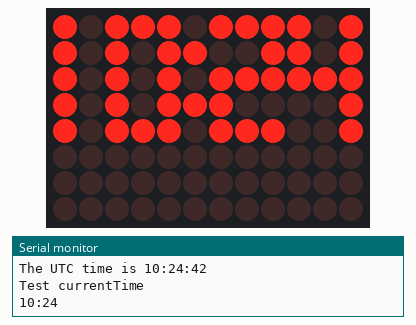
Simulated run of this sketch. Board: Arduino Uno R4 WiFi. Shown: 12×8 LED matrix, the last lines printed to the serial monitor. WiFi joins after 1.5 s; servers stay silent unless stated; not simulated (calls return 0 or success): arduino_secrets.h.

Above: at 12.6 s.
At 67.6 s:
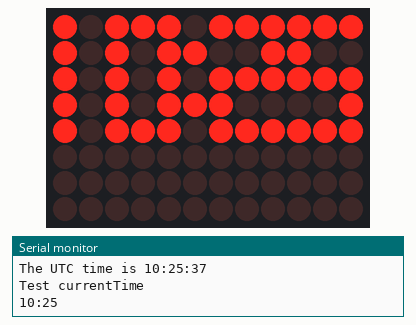
At 122.6 s:
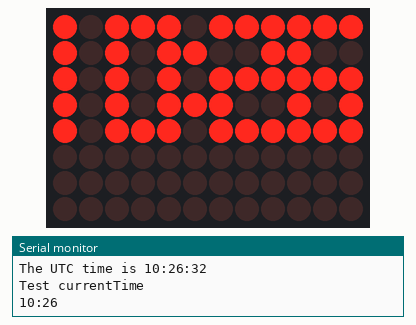

The sketch:

sketch_jul16b.ino
```cpp
#include <WiFiS3.h>
#include "numbers.h"
#include "Arduino_LED_Matrix.h"

ArduinoLEDMatrix matrix;

int status = WL_IDLE_STATUS;
#include "arduino_secrets.h"
///////please enter your sensitive data in the Secret tab/arduino_secrets.h
char ssid[] = SECRET_SSID;        // your network SSID (name)
char pass[] = SECRET_PASS;    // your network password (use for WPA, or use as key for WEP)
int keyIndex = 0;            // your network key index number (needed only for WEP)

unsigned int localPort = 2390;      // local port to listen for UDP packets

IPAddress timeServer(129, 6, 15, 28); // pool.ntp.org NTP server

const int NTP_PACKET_SIZE = 48; // NTP timestamp is in the first 48 bytes of the message

byte packetBuffer[NTP_PACKET_SIZE]; //buffer to hold incoming and outgoing packets

// A UDP instance to let us send and receive packets over UDP
WiFiUDP Udp;
Numbers numbers;

void setup() {
  // Open serial communications and wait for port to open:
  Serial.begin(9600);
  matrix.begin();
  while (!Serial) {
    ; // wait for serial port to connect. Needed for native USB port only
  }

  // check for the WiFi module:
  if (WiFi.status() == WL_NO_MODULE) {
    Serial.println("Communication with WiFi module failed!");
    // don't continue
    while (true);
  }

  String fv = WiFi.firmwareVersion();
  if (fv < WIFI_FIRMWARE_LATEST_VERSION) {
    Serial.println("Please upgrade the firmware");
  }

  // attempt to connect to WiFi network:
  while (status != WL_CONNECTED) {
    Serial.print("Attempting to connect to SSID: ");
    Serial.println(ssid);
    // Connect to WPA/WPA2 network. Change this line if using open or WEP network:
    status = WiFi.begin(ssid, pass);

    // wait 10 seconds for connection:
    delay(10000);
  }

  Serial.println("Connected to WiFi");
  printWifiStatus();

  Serial.println("\nStarting connection to server...");
  Udp.begin(localPort);
}

int currentTime[4];

void loop() {

  getTime(currentTime);
  numbers.drawNumber(currentTime[0], 0);
  numbers.drawNumber(currentTime[1], 1);
  numbers.colon();
  numbers.drawNumber(currentTime[2], 2);
  numbers.drawNumber(currentTime[3], 3);
  matrix.renderBitmap(numbers.frame,8,12);
  Serial.println("Test currentTime");
  Serial.print(currentTime[0]);
  Serial.print(currentTime[1]);
  Serial.print(":");
  Serial.print(currentTime[2]);
  Serial.print(currentTime[3]);
  Serial.println("");
  delay(10000);
  numbers.clearFrame();
  matrix.renderBitmap(numbers.frame, 8, 12);
  Serial.println("Cleared frame");

}

void getTime(int* time) {
  sendNTPpacket(timeServer); // send an NTP packet to a time server
  // wait to see if a reply is available
  delay(1000);
  if (Udp.parsePacket()) {
    Serial.println("packet received");
    // We've received a packet, read the data from it
    Udp.read(packetBuffer, NTP_PACKET_SIZE); // read the packet into the buffer

    //the timestamp starts at byte 40 of the received packet and is four bytes,
    // or two words, long. First, extract the two words:

    unsigned long highWord = word(packetBuffer[40], packetBuffer[41]);
    unsigned long lowWord = word(packetBuffer[42], packetBuffer[43]);
    // combine the four bytes (two words) into a long integer
    // this is NTP time (seconds since Jan 1 1900):
    unsigned long secsSince1900 = highWord << 16 | lowWord;
    Serial.print("Seconds since Jan 1 1900 = ");
    Serial.println(secsSince1900);

    // now convert NTP time into everyday time:
    Serial.print("Unix time = ");
    // Unix time starts on Jan 1 1970. In seconds, that's 2208988800:
    const unsigned long seventyYears = 2208988800UL;
    // subtract seventy years:
    unsigned long epoch = secsSince1900 - seventyYears;
    // print Unix time:
    Serial.println(epoch);
    // char time[4];
    time[0] = (((epoch % 86400L) / 3600) / 10);
    time[1] = (((epoch % 86400L) / 3600) % 10);
    if ((((epoch % 86400L) / 3600) % 12) == 0) {
      time[0] = 1;
      time[1] = 2;
    }
    if (((epoch % 3600) / 60) < 10) {
      // In the first 10 minutes of each hour, we'll want a leading '0'
      time[2] = 0;
    }
    else {
      time[2] = (((epoch  % 3600) / 60) / 10);
    }
    time[3] = (((epoch  % 3600) / 60) % 10);

    // print the hour, minute and second:
    Serial.print("The UTC time is ");       // UTC is the time at Greenwich Meridian (GMT)
    Serial.print((epoch  % 86400L) / 3600); // print the hour (86400 equals secs per day)
    Serial.print(':');
    if (((epoch % 3600) / 60) < 10) {
      // In the first 10 minutes of each hour, we'll want a leading '0'
      Serial.print('0');
    }
    Serial.print((epoch  % 3600) / 60); // print the minute (3600 equals secs per minute)
    Serial.print(':');
    if ((epoch % 60) < 10) {
      // In the first 10 seconds of each minute, we'll want a leading '0'
      Serial.print('0');
    }
    Serial.println(epoch % 60); // print the second
  }
  // wait ten seconds before asking for the time again
  // delay(10000);
}

// send an NTP request to the time server at the given address
unsigned long sendNTPpacket(IPAddress& address) {
  //Serial.println("1");
  // set all bytes in the buffer to 0
  memset(packetBuffer, 0, NTP_PACKET_SIZE);
  // Initialize values needed to form NTP request
  // (see URL above for details on the packets)
  //Serial.println("2");
  packetBuffer[0] = 0b11100011;   // LI, Version, Mode
  packetBuffer[1] = 0;     // Stratum, or type of clock
  packetBuffer[2] = 6;     // Polling Interval
  packetBuffer[3] = 0xEC;  // Peer Clock Precision
  // 8 bytes of zero for Root Delay & Root Dispersion
  packetBuffer[12]  = 49;
  packetBuffer[13]  = 0x4E;
  packetBuffer[14]  = 49;
  packetBuffer[15]  = 52;

  //Serial.println("3");

  // all NTP fields have been given values, now
  // you can send a packet requesting a timestamp:
  Udp.beginPacket(address, 123); //NTP requests are to port 123
  //Serial.println("4");
  Udp.write(packetBuffer, NTP_PACKET_SIZE);
  //Serial.println("5");
  Udp.endPacket();
  //Serial.println("6");
}


void printWifiStatus() {
  // print the SSID of the network you're attached to:
  Serial.print("SSID: ");
  Serial.println(WiFi.SSID());

  // print your board's IP address:
  IPAddress ip = WiFi.localIP();
  Serial.print("IP Address: ");
  Serial.println(ip);

  // print the received signal strength:
  long rssi = WiFi.RSSI();
  Serial.print("signal strength (RSSI):");
  Serial.print(rssi);
  Serial.println(" dBm");
}
```

numbers.cpp
```cpp
#include "numbers.h"

Numbers::Numbers() {
    // Initialize the frame with zeros
    uint8_t frame[8][12] = {
        { 0, 0, 0, 0, 0, 0, 0, 0, 0, 0, 0, 0 },
        { 0, 0, 0, 0, 0, 0, 0, 0, 0, 0, 0, 0 },
        { 0, 0, 0, 0, 0, 0, 0, 0, 0, 0, 0, 0 },
        { 0, 0, 0, 0, 0, 0, 0, 0, 0, 0, 0, 0 },
        { 0, 0, 0, 0, 0, 0, 0, 0, 0, 0, 0, 0 },
        { 0, 0, 0, 0, 0, 0, 0, 0, 0, 0, 0, 0 },
        { 0, 0, 0, 0, 0, 0, 0, 0, 0, 0, 0, 0 },
        { 0, 0, 0, 0, 0, 0, 0, 0, 0, 0, 0, 0 }
        };
}

void Numbers::drawNumber(int number, int pos) {
    // Draw the number on the frame at the specified position
    if (pos == 0 && number != 1) {
        return; // only draw '1' at position 0
    }
    switch (number) {
        case 0: this->zero(pos); break;
        case 1: this->one(pos); break;
        case 2: this->two(pos); break;
        case 3: this->three(pos); break;
        case 4: this->four(pos); break;
        case 5: this->five(pos); break;
        case 6: this->six(pos); break;
        case 7: this->seven(pos); break;
        case 8: this->eight(pos); break;
        case 9: this->nine(pos); break;
        default: this->clearFrame(); break; // Clear frame if number is invalid
    }
}

void Numbers::clearFrame() {
    // Clear the frame
    for (int i = 0; i < 8; i++) {
        for (int j = 0; j < 12; j++) {
            frame[i][j] = 0;
        }
    }
}

void Numbers::colon() {
  frame[1][5] = 1;
  frame[3][5] = 1;
}

int Numbers::getOffset(int pos) {
  if (pos == 0) {
    return 0;
  }
  if (pos == 1) {
    return 2;
  }
  if (pos == 2) {
    return 6;
  }
  if (pos == 3) {
    return 9;
  }
  return 0; // Default case, should not happen
}

void Numbers::zero(int pos) {
  int start = getOffset(pos);

  frame[0][0 + start] = 1;
  frame[0][1 + start] = 1;
  frame[0][2 + start] = 1;

  frame[1][0 + start] = 1;
  frame[1][2 + start] = 1;

  frame[2][0 + start] = 1;
  frame[2][2 + start] = 1;

  frame[3][0 + start] = 1;
  frame[3][2 + start] = 1;

  frame[4][0 + start] = 1;
  frame[4][1 + start] = 1;
  frame[4][2 + start] = 1;
}

void Numbers::one(int pos) {
  int start = getOffset(pos);

  frame[0][0 + start] = 1;
  frame[1][0 + start] = 1;
  frame[2][0 + start] = 1;
  frame[3][0 + start] = 1;
  frame[4][0 + start] = 1;
}

void Numbers::two(int pos) {
  int start = getOffset(pos);

  frame[0][0 + start] = 1;
  frame[0][1 + start] = 1;
  frame[0][2 + start] = 1;

  frame[1][2 + start] = 1;

  frame[2][0 + start] = 1;
  frame[2][1 + start] = 1;
  frame[2][2 + start] = 1;

  frame[3][0 + start] = 1;

  frame[4][0 + start] = 1;
  frame[4][1 + start] = 1;
  frame[4][2 + start] = 1;
}

void Numbers::three(int pos) {
  int start = getOffset(pos);

  frame[0][0 + start] = 1;
  frame[0][1 + start] = 1;
  frame[0][2 + start] = 1;

  frame[1][2 + start] = 1;

  frame[2][1 + start] = 1;
  frame[2][2 + start] = 1;

  frame[3][2 + start] = 1;

  frame[4][0 + start] = 1;
  frame[4][1 + start] = 1;
  frame[4][2 + start] = 1;
}

void Numbers::four(int pos) {
  int start = getOffset(pos);

  frame[0][0 + start] = 1;
  frame[0][2 + start] = 1;

  frame[1][0 + start] = 1;
  frame[1][2 + start] = 1;

  frame[2][0 + start] = 1;
  frame[2][1 + start] = 1;
  frame[2][2 + start] = 1;

  frame[3][2 + start] = 1;

  frame[4][2 + start] = 1;
}

void Numbers::five(int pos) {
  int start = getOffset(pos);

  frame[0][0 + start] = 1;
  frame[0][1 + start] = 1;
  frame[0][2 + start] = 1;

  frame[1][0 + start] = 1;

  frame[2][0 + start] = 1;
  frame[2][1 + start] = 1;
  frame[2][2 + start] = 1;

  frame[3][2 + start] = 1;

  frame[4][0 + start] = 1;
  frame[4][1 + start] = 1;
  frame[4][2 + start] = 1;
}

void Numbers::six(int pos) {
  int start = getOffset(pos);

  frame[0][0 + start] = 1;
  frame[0][1 + start] = 1;
  frame[0][2 + start] = 1;

  frame[1][0 + start] = 1;

  frame[2][0 + start] = 1;
  frame[2][1 + start] = 1;
  frame[2][2 + start] = 1;

  frame[3][0 + start] = 1;
  frame[3][2 + start] = 1;

  frame[4][0 + start] = 1;
  frame[4][1 + start] = 1;
  frame[4][2 + start] = 1;
}

void Numbers::seven(int pos) {
  int start = getOffset(pos);

  frame[0][0 + start] = 1;
  frame[0][1 + start] = 1;
  frame[0][2 + start] = 1;

  frame[1][2 + start] = 1;

  frame[2][1 + start] = 1;

  frame[3][0 + start] = 1;

  frame[4][0 + start] = 1;
}

void Numbers::eight(int pos) {
  int start = getOffset(pos);

  frame[0][0 + start] = 1;
  frame[0][1 + start] = 1;
  frame[0][2 + start] = 1;

  frame[1][0 + start] = 1;
  frame[1][2 + start] = 1;

  frame[2][0 + start] = 1;
  frame[2][1 + start] = 1;
  frame[2][2 + start] = 1;

  frame[3][0 + start] = 1;
  frame[3][2 + start] = 1;

  frame[4][0 + start] = 1;
  frame[4][1 + start] = 1;
  frame[4][2 + start] = 1;
}

void Numbers::nine(int pos) {
  int start = getOffset(pos);

  frame[0][0 + start] = 1;
  frame[0][1 + start] = 1;
  frame[0][2 + start] = 1;

  frame[1][0 + start] = 1;
  frame[1][2 + start] = 1;

  frame[2][0 + start] = 1;
  frame[2][1 + start] = 1;
  frame[2][2 + start] = 1;

  frame[3][2 + start] = 1;

  frame[4][0 + start] = 1;
  frame[4][1 + start] = 1;
  frame[4][2 + start] = 1;
}
```

numbers.h
```cpp
#ifndef numbers_h
#define numbers_h

#include <stdint.h>


class Numbers {
public:
    Numbers();
    uint8_t frame[8][12];
    void drawNumber(int number, int pos);
    void clearFrame();
    void colon();
    int getOffset(int pos);
    void zero(int pos);
    void one(int pos);
    void two(int pos);
    void three(int pos);
    void four(int pos);
    void five(int pos);
    void six(int pos);
    void seven(int pos);
    void eight(int pos);
    void nine(int pos);
};

#endif // numbers_h
```

Measured:
- what the display in image 0 shows lasts 10.0 s, from 12.5 s to 22.5 s
